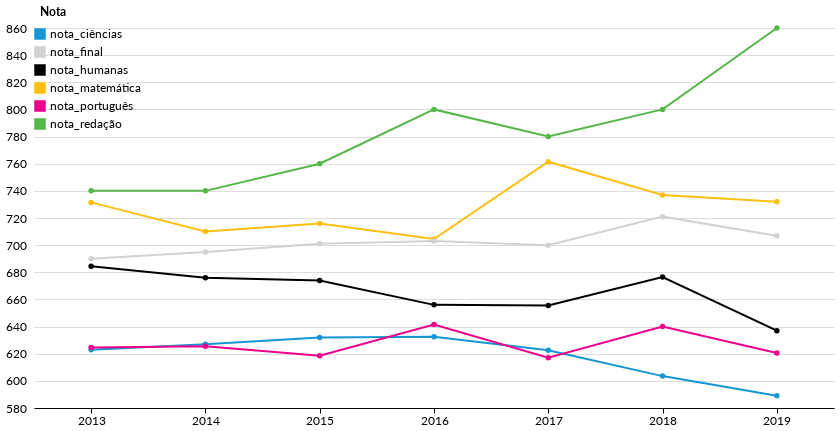

The code cell stored with this chart in its notebook:
### Code cell
materias = alt.Chart(
    df_enem[df_enem.CO_ESCOLA == CO_SAO_VICENTE].melt(
        id_vars="Ano",
        value_vars=[c for c in df_enem.columns if c.startswith("nota_") and not c.endswith('80')],
        var_name="Matéria",
        value_name="Nota",
    )
).mark_line(point=True).encode(
    x="Ano:O",
    y=alt.Y("Nota", scale=alt.Scale(zero=False)),
    color="Matéria", tooltip=[ "Matéria", "Nota","Ano"]
    #tooltip=(f'{i}:Q' for i in df_enem.columns if i.startswith('nota_')),
).properties(
    width=800
)
materias

### Figure 1 — Vega-Lite specification as saved in the notebook (floating-point values rounded to 4 significant figures)
{"width": 800, "height": 380, "config": {"title": {"anchor": "start", "fontSize": 18, "font": "Lato", "fontColor": "#000000"}, "axisX": {"domain": true, "domainColor": "#000000", "domainWidth": 1, "grid": false, "labelFontSize": 12, "labelFont": "Lato", "labelAngle": 0, "tickColor": "#000000", "tickSize": 5, "titleFontSize": 12, "titlePadding": 10, "titleFont": "Lato", "title": ""}, "axisY": {"domain": false, "grid": true, "gridColor": "#DEDDDD", "gridWidth": 1, "labelFontSize": 12, "labelFont": "Lato", "labelPadding": 8, "ticks": false, "titleFontSize": 12, "titlePadding": 10, "titleFont": "Lato", "titleAngle": 0, "titleY": -10, "titleX": 18}, "background": "#FFFFFF", "legend": {"labelFontSize": 12, "labelFont": "Lato", "symbolSize": 100, "symbolType": "square", "titleFontSize": 12, "titlePadding": 10, "titleFont": "Lato", "title": "", "orient": "top-left", "offset": 0}, "view": {"stroke": "transparent"}, "range": {"category": ["#1696d2", "#d2d2d2", "#000000", "#fdbf11", "#ec008b", "#55b748", "#5c5859", "#db2b27"], "diverging": ["#cfe8f3", "#a2d4ec", "#73bfe2", "#46abdb", "#1696d2", "#12719e"]}, "area": {"fill": "#1696d2"}, "line": {"color": "#1696d2", "stroke": "#1696d2", "strokewidth": 5}, "trail": {"color": "#1696d2", "stroke": "#1696d2", "strokeWidth": 0, "size": 1}, "path": {"stroke": "#1696d2", "strokeWidth": 0.5}, "point": {"filled": true}, "text": {"font": "Lato", "color": "#1696d2", "fontSize": 11, "align": "right", "fontWeight": 400, "size": 11}, "bar": {"size": 40, "binSpacing": 1, "continuousBandSize": 30, "discreteBandSize": 30, "fill": "#1696d2", "stroke": false}}, "data": {"name": "data-8bfb241b64628fe09dfdd77847a7aa4d"}, "mark": {"type": "line", "point": true}, "encoding": {"color": {"type": "nominal", "field": "Matéria"}, "tooltip": [{"type": "nominal", "field": "Matéria"}, {"type": "quantitative", "field": "Nota"}, {"type": "quantitative", "field": "Ano"}], "x": {"type": "ordinal", "field": "Ano"}, "y": {"type": "quantitative", "field": "Nota", "scale": {"zero": false}}}, "$schema": "https://vega.github.io/schema/vega-lite/v4.8.1.json", "datasets": {"data-8bfb241b64628fe09dfdd77847a7aa4d": [{"Ano": 2019, "Matéria": "nota_ciências", "Nota": 589.0}, {"Ano": 2018, "Matéria": "nota_ciências", "Nota": 603.5}, {"Ano": 2017, "Matéria": "nota_ciências", "Nota": 622.5}, {"Ano": 2016, "Matéria": "nota_ciências", "Nota": 632.5}, {"Ano": 2015, "Matéria": "nota_ciências", "Nota": 632.0}, {"Ano": 2014, "Matéria": "nota_ciências", "Nota": 627.0}, {"Ano": 2013, "Matéria": "nota_ciências", "Nota": 623.0}, {"Ano": 2019, "Matéria": "nota_humanas", "Nota": 637.0}, {"Ano": 2018, "Matéria": "nota_humanas", "Nota": 676.5}, {"Ano": 2017, "Matéria": "nota_humanas", "Nota": 655.5}, {"Ano": 2016, "Matéria": "nota_humanas", "Nota": 656.0}, {"Ano": 2015, "Matéria": "nota_humanas", "Nota": 674.0}, {"Ano": 2014, "Matéria": "nota_humanas", "Nota": 676.0}, {"Ano": 2013, "Matéria": "nota_humanas", "Nota": 684.5}, {"Ano": 2019, "Matéria": "nota_português", "Nota": 620.5}, {"Ano": 2018, "Matéria": "nota_português", "Nota": 640.0}, {"Ano": 2017, "Matéria": "nota_português", "Nota": 617.0}, {"Ano": 2016, "Matéria": "nota_português", "Nota": 641.5}, {"Ano": 2015, "Matéria": "nota_português", "Nota": 618.5}, {"Ano": 2014, "Matéria": "nota_português", "Nota": 625.5}, {"Ano": 2013, "Matéria": "nota_português", "Nota": 624.5}, {"Ano": 2019, "Matéria": "nota_matemática", "Nota": 732.0}, {"Ano": 2018, "Matéria": "nota_matemática", "Nota": 737.0}, {"Ano": 2017, "Matéria": "nota_matemática", "Nota": 761.5}, {"Ano": 2016, "Matéria": "nota_matemática", "Nota": 704.5}, {"Ano": 2015, "Matéria": "nota_matemática", "Nota": 716.0}, {"Ano": 2014, "Matéria": "nota_matemática", "Nota": 710.0}, {"Ano": 2013, "Matéria": "nota_matemática", "Nota": 731.5}, {"Ano": 2019, "Matéria": "nota_redação", "Nota": 860.0}, {"Ano": 2018, "Matéria": "nota_redação", "Nota": 800.0}, {"Ano": 2017, "Matéria": "nota_redação", "Nota": 780.0}, {"Ano": 2016, "Matéria": "nota_redação", "Nota": 800.0}, {"Ano": 2015, "Matéria": "nota_redação", "Nota": 760.0}, {"Ano": 2014, "Matéria": "nota_redação", "Nota": 740.0}, {"Ano": 2013, "Matéria": "nota_redação", "Nota": 740.0}, {"Ano": 2019, "Matéria": "nota_final", "Nota": 707.0}, {"Ano": 2018, "Matéria": "nota_final", "Nota": 721.0}, {"Ano": 2017, "Matéria": "nota_final", "Nota": 700.0}, {"Ano": 2016, "Matéria": "nota_final", "Nota": 703.0}, {"Ano": 2015, "Matéria": "nota_final", "Nota": 701.0}, {"Ano": 2014, "Matéria": "nota_final", "Nota": 695.0}, {"Ano": 2013, "Matéria": "nota_final", "Nota": 690.0}]}}
